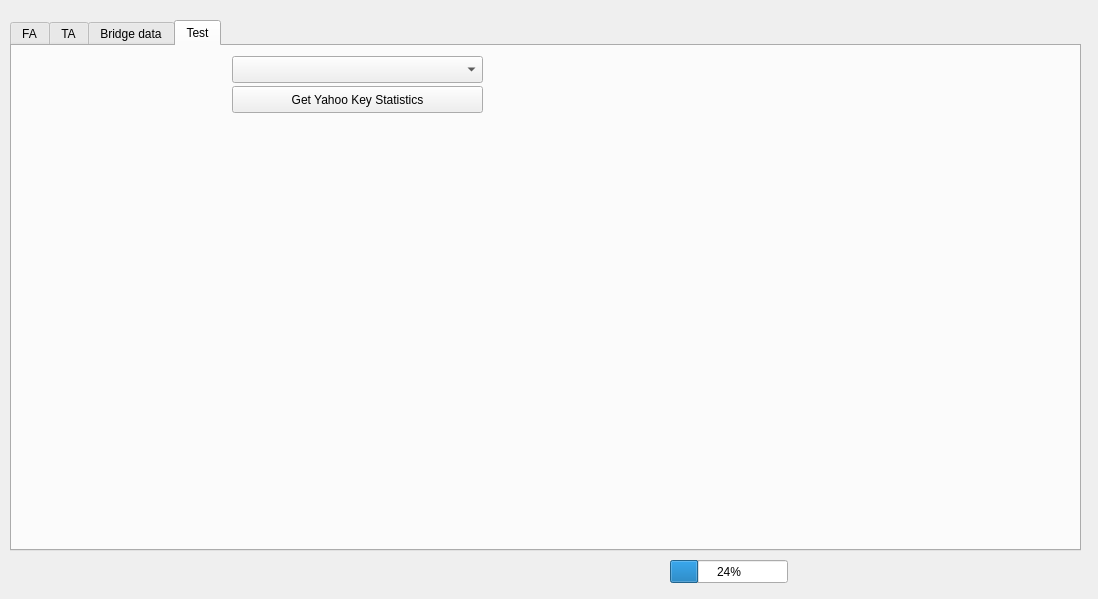
<?xml version="1.0" encoding="UTF-8"?>
<ui version="4.0">
 <class>ImportData</class>
 <widget class="QDialog" name="ImportData">
  <property name="geometry">
   <rect>
    <x>0</x>
    <y>0</y>
    <width>1098</width>
    <height>599</height>
   </rect>
  </property>
  <property name="windowTitle">
   <string>Dialog</string>
  </property>
  <widget class="QProgressBar" name="progressBar">
   <property name="geometry">
    <rect>
     <x>670</x>
     <y>560</y>
     <width>118</width>
     <height>23</height>
    </rect>
   </property>
   <property name="value">
    <number>24</number>
   </property>
  </widget>
  <widget class="QTabWidget" name="tabWidget">
   <property name="geometry">
    <rect>
     <x>10</x>
     <y>20</y>
     <width>1071</width>
     <height>531</height>
    </rect>
   </property>
   <property name="currentIndex">
    <number>3</number>
   </property>
   <widget class="QWidget" name="tab">
    <attribute name="title">
     <string>FA</string>
    </attribute>
    <widget class="QPushButton" name="pushButParseCompanyInfo">
     <property name="geometry">
      <rect>
       <x>10</x>
       <y>110</y>
       <width>191</width>
       <height>27</height>
      </rect>
     </property>
     <property name="text">
      <string>4 Parse company info</string>
     </property>
    </widget>
    <widget class="QPushButton" name="pushButtonReqCompInfo">
     <property name="geometry">
      <rect>
       <x>10</x>
       <y>80</y>
       <width>191</width>
       <height>27</height>
      </rect>
     </property>
     <property name="text">
      <string>3. Req comp info       </string>
     </property>
    </widget>
    <widget class="QPushButton" name="pushButtonParseCompanyIds">
     <property name="geometry">
      <rect>
       <x>10</x>
       <y>20</y>
       <width>191</width>
       <height>27</height>
      </rect>
     </property>
     <property name="text">
      <string>1. Parse company Ids</string>
     </property>
    </widget>
    <widget class="QPushButton" name="pushButDescription">
     <property name="geometry">
      <rect>
       <x>10</x>
       <y>50</y>
       <width>191</width>
       <height>27</height>
      </rect>
     </property>
     <property name="text">
      <string>2. Req comp descrip</string>
     </property>
    </widget>
   </widget>
   <widget class="QWidget" name="tab_2">
    <attribute name="title">
     <string>TA</string>
    </attribute>
    <widget class="QPushButton" name="SelStockListButton">
     <property name="geometry">
      <rect>
       <x>260</x>
       <y>0</y>
       <width>51</width>
       <height>27</height>
      </rect>
     </property>
     <property name="text">
      <string>Välj</string>
     </property>
    </widget>
    <widget class="QTreeWidget" name="treeWidget">
     <property name="geometry">
      <rect>
       <x>0</x>
       <y>30</y>
       <width>311</width>
       <height>461</height>
      </rect>
     </property>
     <property name="font">
      <font>
       <pointsize>9</pointsize>
       <weight>50</weight>
       <bold>false</bold>
      </font>
     </property>
     <attribute name="headerDefaultSectionSize">
      <number>90</number>
     </attribute>
     <column>
      <property name="text">
       <string notr="true">1</string>
      </property>
     </column>
    </widget>
    <widget class="QComboBox" name="StockListComboBox">
     <property name="geometry">
      <rect>
       <x>80</x>
       <y>0</y>
       <width>181</width>
       <height>27</height>
      </rect>
     </property>
    </widget>
    <widget class="QCheckBox" name="checkBoxReqestData">
     <property name="geometry">
      <rect>
       <x>0</x>
       <y>0</y>
       <width>81</width>
       <height>22</height>
      </rect>
     </property>
     <property name="text">
      <string>On line</string>
     </property>
    </widget>
    <widget class="QPushButton" name="pushButInit">
     <property name="geometry">
      <rect>
       <x>320</x>
       <y>0</y>
       <width>99</width>
       <height>27</height>
      </rect>
     </property>
     <property name="text">
      <string>Import</string>
     </property>
    </widget>
    <widget class="QwtPlot" name="qwtPlot">
     <property name="geometry">
      <rect>
       <x>320</x>
       <y>150</y>
       <width>731</width>
       <height>331</height>
      </rect>
     </property>
     <property name="font">
      <font>
       <pointsize>9</pointsize>
      </font>
     </property>
    </widget>
    <widget class="QSlider" name="selTimePeriodSlider">
     <property name="geometry">
      <rect>
       <x>440</x>
       <y>70</y>
       <width>201</width>
       <height>16</height>
      </rect>
     </property>
     <property name="maximum">
      <number>11</number>
     </property>
     <property name="pageStep">
      <number>11</number>
     </property>
     <property name="value">
      <number>0</number>
     </property>
     <property name="sliderPosition">
      <number>0</number>
     </property>
     <property name="orientation">
      <enum>Qt::Horizontal</enum>
     </property>
     <property name="invertedAppearance">
      <bool>false</bool>
     </property>
     <property name="invertedControls">
      <bool>false</bool>
     </property>
    </widget>
    <widget class="QLineEdit" name="lineEditAssetName">
     <property name="geometry">
      <rect>
       <x>440</x>
       <y>90</y>
       <width>201</width>
       <height>21</height>
      </rect>
     </property>
     <property name="font">
      <font>
       <pointsize>11</pointsize>
      </font>
     </property>
    </widget>
    <widget class="QLineEdit" name="setEndDateLineEdit">
     <property name="geometry">
      <rect>
       <x>550</x>
       <y>10</y>
       <width>91</width>
       <height>21</height>
      </rect>
     </property>
     <property name="font">
      <font>
       <pointsize>11</pointsize>
      </font>
     </property>
    </widget>
    <widget class="QLineEdit" name="timePeriodLlineEdit">
     <property name="geometry">
      <rect>
       <x>440</x>
       <y>40</y>
       <width>201</width>
       <height>21</height>
      </rect>
     </property>
     <property name="font">
      <font>
       <pointsize>11</pointsize>
      </font>
     </property>
    </widget>
    <widget class="QLineEdit" name="setStartDateLineEdit">
     <property name="geometry">
      <rect>
       <x>440</x>
       <y>10</y>
       <width>91</width>
       <height>21</height>
      </rect>
     </property>
     <property name="font">
      <font>
       <pointsize>11</pointsize>
      </font>
     </property>
    </widget>
    <zorder>treeWidget</zorder>
    <zorder>SelStockListButton</zorder>
    <zorder>StockListComboBox</zorder>
    <zorder>checkBoxReqestData</zorder>
    <zorder>pushButInit</zorder>
    <zorder>qwtPlot</zorder>
    <zorder>selTimePeriodSlider</zorder>
    <zorder>lineEditAssetName</zorder>
    <zorder>setEndDateLineEdit</zorder>
    <zorder>timePeriodLlineEdit</zorder>
    <zorder>setStartDateLineEdit</zorder>
   </widget>
   <widget class="QWidget" name="BridgeData">
    <attribute name="title">
     <string>Bridge data</string>
    </attribute>
    <widget class="QPushButton" name="pushButtImportKeyTaBridgeData">
     <property name="geometry">
      <rect>
       <x>0</x>
       <y>10</y>
       <width>151</width>
       <height>27</height>
      </rect>
     </property>
     <property name="text">
      <string>Import bridge data</string>
     </property>
    </widget>
   </widget>
   <widget class="QWidget" name="tab_3">
    <attribute name="title">
     <string>Test</string>
    </attribute>
    <widget class="QPushButton" name="pushButton">
     <property name="geometry">
      <rect>
       <x>220</x>
       <y>40</y>
       <width>251</width>
       <height>27</height>
      </rect>
     </property>
     <property name="text">
      <string>Get Yahoo Key Statistics</string>
     </property>
    </widget>
    <widget class="QComboBox" name="stockListComboBoxSqrt">
     <property name="geometry">
      <rect>
       <x>220</x>
       <y>10</y>
       <width>251</width>
       <height>27</height>
      </rect>
     </property>
    </widget>
   </widget>
  </widget>
 </widget>
 <customwidgets>
  <customwidget>
   <class>QwtPlot</class>
   <extends>QFrame</extends>
   <header>qwt_plot.h</header>
   <container>1</container>
  </customwidget>
 </customwidgets>
 <resources/>
 <connections/>
</ui>
